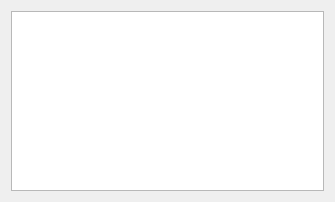
<?xml version="1.0" encoding="UTF-8"?>
<ui version="4.0">
 <class>Dialog</class>
 <widget class="QDialog" name="Dialog">
  <property name="geometry">
   <rect>
    <x>0</x>
    <y>0</y>
    <width>335</width>
    <height>202</height>
   </rect>
  </property>
  <property name="windowTitle">
   <string>Dialog</string>
  </property>
  <layout class="QVBoxLayout" name="verticalLayout">
   <item>
    <widget class="QTableWidget" name="tableWidget">
     <property name="sizePolicy">
      <sizepolicy hsizetype="Preferred" vsizetype="Preferred">
       <horstretch>0</horstretch>
       <verstretch>0</verstretch>
      </sizepolicy>
     </property>
     <property name="sizeAdjustPolicy">
      <enum>QAbstractScrollArea::AdjustToContents</enum>
     </property>
    </widget>
   </item>
  </layout>
 </widget>
 <resources/>
 <connections/>
</ui>
